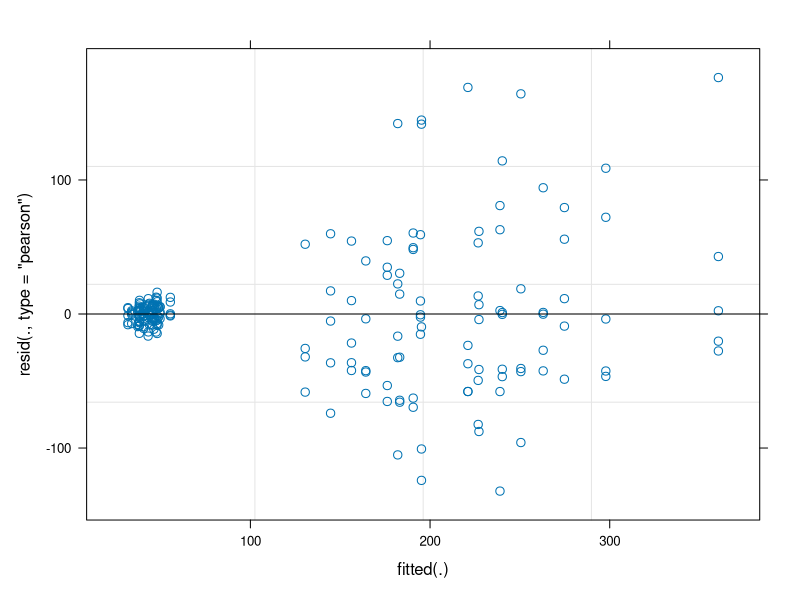
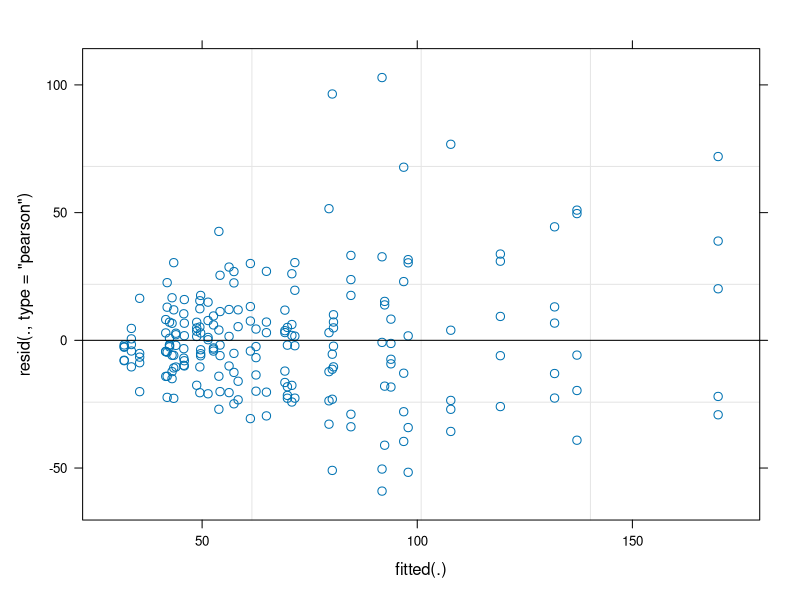
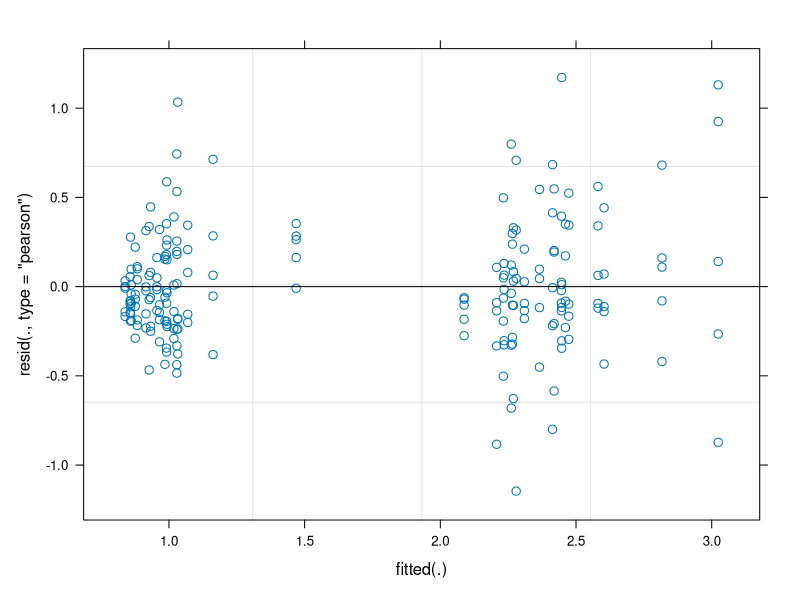
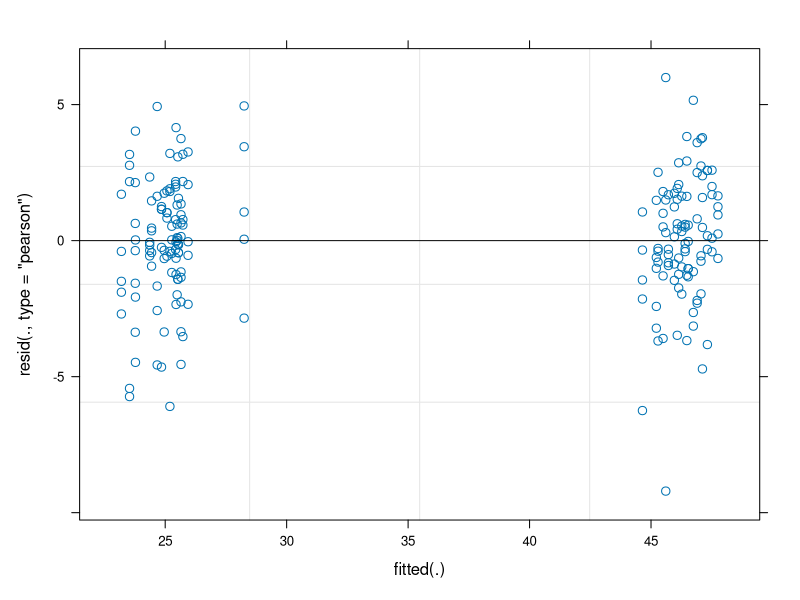
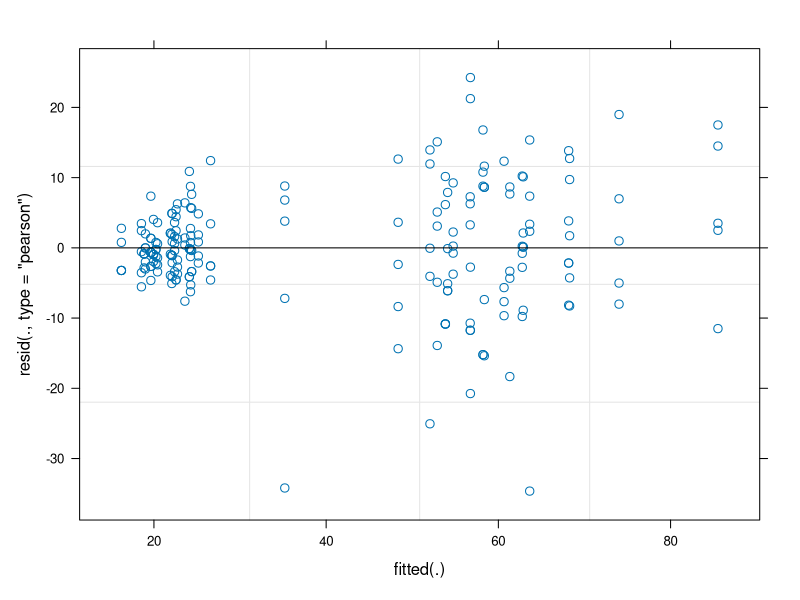
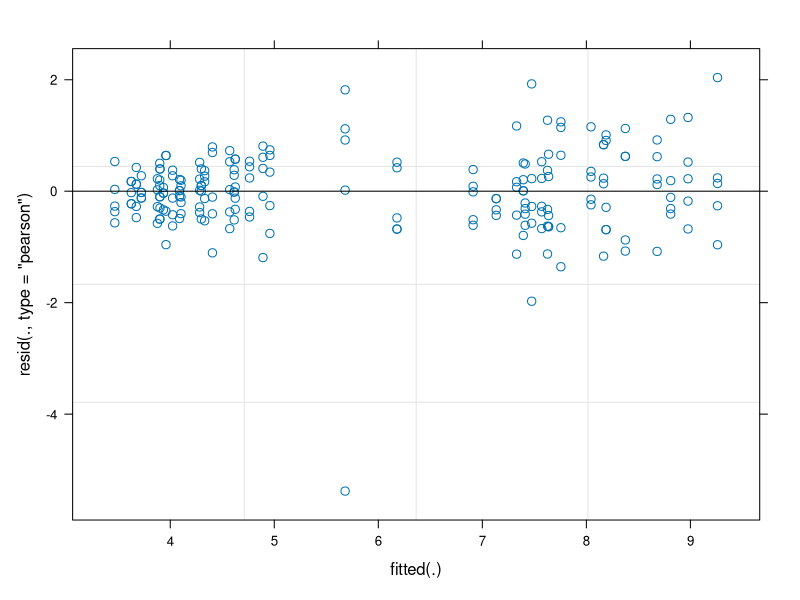
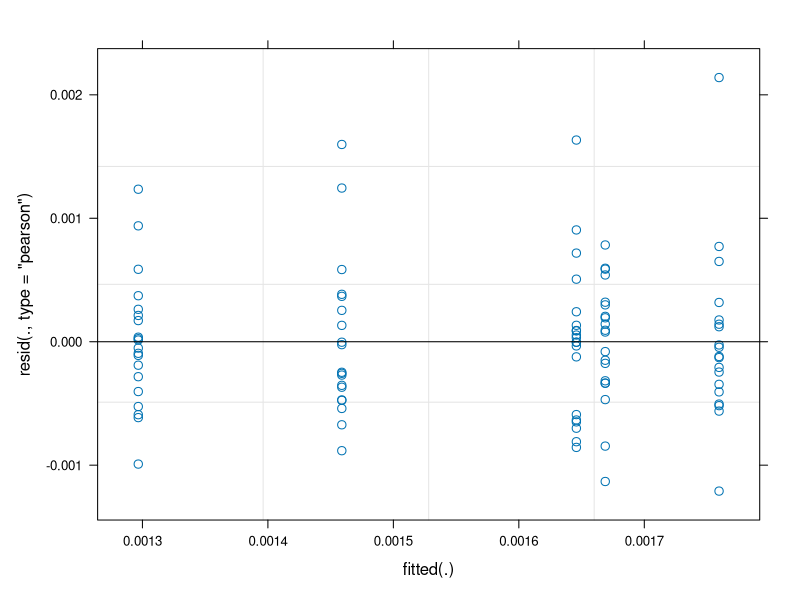
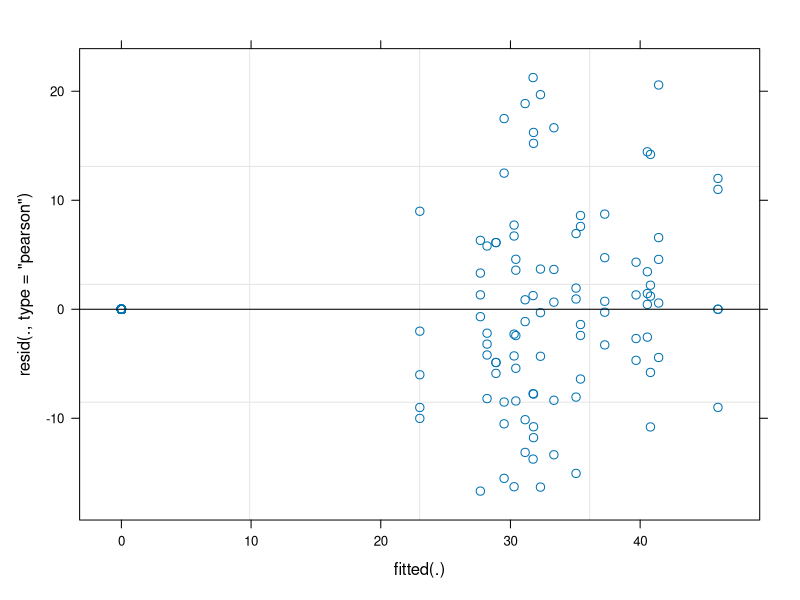

These charts were generated, in order, by the following R code: (Note: this script raises an error after producing the figures.)
## ---- chunk 1
# global options
knitr::opts_chunk$set(echo = TRUE)

# set working directory
setwd("~/Documents/Research/co-inoculation/coinoculation")

# load packages
library("tidyverse") # includes ggplot2, dplyr, readr, stringr
library("knitr") # produce the knitted doc
library("emmeans") # for posthoc data analysis
library("lme4") # linear mixed models
library("car") # ANOVA function for linear mixed models
library("gridExtra") # for arranging plots
library("cowplot")
## ---- chunk 2
tp_raw <- read_csv("all_data.csv")

# filter function to remove outliers
tp_all <- tp_raw %>% filter(!sample %in% c("InCtrl-2-r15", "733-17-r27", "717-6-r33")) %>% droplevels()
# create shoot:root ratio
tp_all$ratio <-tp_all$shoot_mass / tp_all$root_mass
#re-arrange order of treatments to make some figure look nicer
tp_all$treatment <- factor(tp_all$treatment, level = c("522", "702", "717", "733", "141", "522co141", "702co141", "717co141", "733co141", "InCtrl", "ExCtrl"))
# add in type col (to compare internal, external, and treated)
tp_all$type <- ifelse(tp_all$treatment == "InCtrl", "internal",
                    ifelse(tp_all$treatment == "ExCtrl", "external","treated"))
tp_all$type <- factor(tp_all$type, levels = c("internal","external","treated"))

#create column designating treatment group
tp_all$group <- ifelse(tp_all$treatment == "141", "Ensifer-only",
                       ifelse(tp_all$treatment == "522" , "single",
                              ifelse(tp_all$treatment == "702", "single",
                                     ifelse(tp_all$treatment == "717", "single",
                                            ifelse(tp_all$treatment == "733", "single",
                                                   ifelse(tp_all$treatment == "InCtrl", "control",
                                                          ifelse(tp_all$treatment == "ExCtrl", "control", "co-inoculated")))))))


tp_all_sum <- tp_all %>%
  group_by(type) %>%
  summarize(count = n(),
            # timepoint1 data
            # height
            mean_height1 = mean(height1, na.rm = TRUE), sd_height1 = sd(height1, na.rm = TRUE),
            SE_height1 = sd_height1/sqrt(count),
            # chlorophyll
            mean_chloro1 = mean(chloro1, na.rm = TRUE), sd_chloro1 = sd(chloro1, na.rm = TRUE),
            SE_chloro1 = sd_chloro1/sqrt(count),
            # leaf
            mean_leaf1 = mean(leaf1, na.rm = TRUE), sd_leaf1 = sd(leaf1, na.rm = TRUE),
            SE_leaf1 = sd_leaf1/sqrt(count),

            # timepoint2 data
            # height
            mean_height2 = mean(height2, na.rm = TRUE), sd_height2 = sd(height2, na.rm = TRUE),
            SE_height2 = sd_height2/sqrt(count),
            # chlorophyll
            mean_chloro2 = mean(chloro2, na.rm = TRUE), sd_chloro2 = sd(chloro2, na.rm = TRUE),
            SE_chloro2 = sd_chloro2/sqrt(count),
            # leaf
            mean_leaf2 = mean(leaf2, na.rm = TRUE), sd_leaf2 = sd(leaf2, na.rm = TRUE),
            SE_leaf2 = sd_leaf2/sqrt(count),

            # timepoint3 data
            # height
            mean_height3 = mean(height3, na.rm = TRUE), sd_height3 = sd(height3, na.rm = TRUE),
            SE_height3 = sd_height3/sqrt(count),
            # chlorophyll
            mean_chloro3 = mean(chloro3, na.rm = TRUE), sd_chloro3 = sd(chloro3, na.rm = TRUE),
            SE_chloro3 = sd_chloro3/sqrt(count),
            # leaf
            mean_leaf3 = mean(leaf3, na.rm = TRUE), sd_leaf3 = sd(leaf3, na.rm = TRUE),
            SE_leaf3 = sd_leaf3/sqrt(count),
            
            # timepoint4 data
            # height
            mean_height4 = mean(height4, na.rm = TRUE), sd_height4 = sd(height4, na.rm = TRUE),
            SE_height4 = sd_height4/sqrt(count),
            # chlorophyll
            mean_chloro4 = mean(chloro4, na.rm = TRUE), sd_chloro4 = sd(chloro4, na.rm = TRUE),
            SE_chloro4 = sd_chloro4/sqrt(count),
            # leaf
            mean_leaf4 = mean(leaf4, na.rm = TRUE), sd_leaf4 = sd(leaf4, na.rm = TRUE),
            SE_leaf4 = sd_leaf4/sqrt(count),
            
            # nodule dissection data
            # mean nodule mass per tube
            mean_nod_mass = mean(nod_mass, na.rm = TRUE),
            sd_nod_mass = sd(nod_mass, na.rm = TRUE),
            SE_nod_mass = sd_nod_mass/sqrt(count),
            # total nodules per tube
            mean_total_nod = mean(total_nod, na.rm = TRUE),
            sd_total_nod = sd(total_nod, na.rm = TRUE),
            SE_total_nod = sd_total_nod/sqrt(count),
            
            # biomass
            # mean shoot biomass (mg)
            mean_shoot_mass = mean(shoot_mass, na.rm = TRUE),
            sd_shoot_mass = sd(shoot_mass, na.rm = TRUE),
            SE_shoot_mass = sd_shoot_mass/sqrt(count),
            # mean root biomass (mg)
            mean_root_mass = mean(root_mass, na.rm = TRUE),
            sd_root_mass = sd(root_mass, na.rm = TRUE),
            SE_root_mass = sd_root_mass/sqrt(count),
            # ratio
            mean_ratio = mean(ratio, na.rm = TRUE),
            sd_ratio = sd(ratio, na.rm = TRUE),
            SE_ratio = sd_ratio/sqrt(count))
            # when adding more data, make sure to delete one of the ')' above in (count)) and add a comma

tp_all_long <- gather(tp_all, key = "trait", value = "measurement", height1:ratio)# use gather to stack the trait columns

tp_long_sum <- tp_all_long %>%
  group_by(type, trait) %>%
  summarize(count = n(),
            mean_trait = mean(measurement, na.rm = TRUE), sd_trait = sd(measurement, na.rm = TRUE),
            SE_trait = sd_trait/sqrt(count))
tp_long_sum$trait <- factor(tp_long_sum$trait, level = c("height1", "height2", "height3", "height4", "leaf1", "leaf2", "leaf3", "leaf4", "chloro1", "chloro2", "chloro3", "chloro4", "shoot_mass", "root_mass", "ratio", "nod_mass", "total_nod"))

# this includes controls
tp_long_sum_controlsplus <- tp_all_long %>%
  group_by(treatment, trait) %>%
  summarize(count = n(),
            mean_trait = mean(measurement, na.rm = TRUE), sd_trait = sd(measurement, na.rm = TRUE),
            SE_trait = sd_trait/sqrt(count))

tp_treated <- tp_all %>% # for ANOVA
  filter(type == "treated") %>%
  droplevels(.)

tp_treated_long <- gather(tp_treated, key = "trait", value = "measurement", height1:ratio)
tp_treated_long$trait <- factor(tp_treated_long$trait, level = c("height1", "height2", "height3", "height4", "leaf1", "leaf2", "leaf3", "leaf4", "chloro1", "chloro2", "chloro3", "chloro4", "shoot_mass", "root_mass", "ratio", "nod_mass", "total_nod"))

tp_treated_long_sum <- tp_treated_long %>%
  group_by(treatment, trait) %>%
  summarize(count = n(),
            mean_trait = mean(measurement, na.rm = TRUE), sd_trait = sd(measurement, na.rm = TRUE),
            SE_trait = sd_trait/sqrt(count))

#groups for chlorophyll through time
tp_treated_long_sum$chloro.time <- ifelse(tp_treated_long_sum$treatment == "141", "A", "B")
tp_treated_long_sum$timepoint <- ifelse(tp_treated_long_sum$trait == "height1", "1",
                    ifelse(tp_treated_long_sum$trait == "leaf1", "1",
                      ifelse(tp_treated_long_sum$trait == "chloro1", "1",
                        ifelse(tp_treated_long_sum$trait == "height2", "2",
                          ifelse(tp_treated_long_sum$trait == "leaf2", "2",
                            ifelse(tp_treated_long_sum$trait == "chloro2", "2",
                              ifelse(tp_treated_long_sum$trait == "height3", "3",
                                ifelse(tp_treated_long_sum$trait == "leaf3", "3",
                                  ifelse(tp_treated_long_sum$trait == "chloro3", "3", "4")))))))))

#groups for chlorophyll through time
tp_long_sum_controlsplus$chloro.time <- ifelse(tp_long_sum_controlsplus$treatment == "141", "A", "B")
tp_long_sum_controlsplus$timepoint <- ifelse(tp_long_sum_controlsplus$trait == "height1", "1",
                    ifelse(tp_long_sum_controlsplus$trait == "leaf1", "1",
                      ifelse(tp_long_sum_controlsplus$trait == "chloro1", "1",
                        ifelse(tp_long_sum_controlsplus$trait == "height2", "2",
                          ifelse(tp_long_sum_controlsplus$trait == "leaf2", "2",
                            ifelse(tp_long_sum_controlsplus$trait == "chloro2", "2",
                              ifelse(tp_long_sum_controlsplus$trait == "height3", "3",
                                ifelse(tp_long_sum_controlsplus$trait == "leaf3", "3",
                                  ifelse(tp_long_sum_controlsplus$trait == "chloro3", "3", "4")))))))))
## ---- chunk 3
lmm.all.shoot_mass <- lmer(shoot_mass ~ treatment + (1|rack), data = tp_all)
summary(lmm.all.shoot_mass)
(anova_lmm.all.shoot_mass <- Anova(lmm.all.shoot_mass, type = 2))
lmm.all.shoot_mass.emms <- emmeans(lmm.all.shoot_mass, pairwise ~ treatment)
lmm.all.shoot_mass.emms.sum <- summary(lmm.all.shoot_mass.emms, infer = c(TRUE,TRUE), adjust = "fdr")
write.csv(lmm.all.shoot_mass.emms.sum$contrasts, file= "./emmeans/emmeans_shoot_mass.csv")
plot(lmm.all.shoot_mass)

lmm.all.root_mass <- lmer(root_mass ~ treatment + (1|rack), data = tp_all)
summary(lmm.all.root_mass)
(anova_lmm.all.root_mass <- Anova(lmm.all.root_mass, type = 2))
lmm.all.root_mass.emms <- emmeans(lmm.all.root_mass, pairwise ~ treatment)
lmm.all.root_mass.emms.sum <- summary(lmm.all.root_mass.emms, infer = c(TRUE,TRUE), adjust = "fdr")
write.csv(lmm.all.root_mass.emms.sum$contrasts, file= "./emmeans/emmeans_root_mass.csv")
plot(lmm.all.root_mass)

lmm.all.ratio <- lmer(ratio ~ treatment + (1|rack), data = tp_all)
summary(lmm.all.ratio)
(anova_lmm.all.ratio <- Anova(lmm.all.ratio, type = 2))
lmm.all.ratio.emms <- emmeans(lmm.all.ratio, pairwise ~ treatment)
lmm.all.ratio.emms.sum <- summary(lmm.all.ratio.emms, infer = c(TRUE,TRUE), adjust = "fdr")
write.csv(lmm.all.ratio.emms.sum$contrasts, file= "./emmeans/emmeans_ratio.csv")
plot(lmm.all.ratio)

lmm.all.chloro4 <- lmer(chloro4 ~ treatment + (1|rack), data = tp_all)
summary(lmm.all.chloro4)
(anova_lmm.all.chloro4 <- Anova(lmm.all.chloro4, type = 2))
lmm.all.chloro4.emms <- emmeans(lmm.all.chloro4, pairwise ~ treatment)
lmm.all.chloro4.emms.sum <- summary(lmm.all.chloro4.emms, infer = c(TRUE,TRUE), adjust = "fdr")
write.csv(lmm.all.chloro4.emms.sum$contrasts, file= "./emmeans/emmeans_chloro4.csv")
plot(lmm.all.chloro4)

lmm.all.leaf4 <- lmer(leaf4 ~ treatment + (1|rack), data = tp_all)
summary(lmm.all.leaf4)
(anova_lmm.all.leaf4 <- Anova(lmm.all.leaf4, type = 2))
lmm.all.leaf4.emms <- emmeans(lmm.all.leaf4, pairwise ~ treatment)
lmm.all.leaf4.emms.sum <- summary(lmm.all.leaf4.emms, infer = c(TRUE,TRUE), adjust = "fdr")
write.csv(lmm.all.leaf4.emms.sum$contrasts, file= "./emmeans/emmeans_leaf4.csv")
plot(lmm.all.leaf4)

lmm.all.height4 <- lmer(height4 ~ treatment + (1|rack), data = tp_all)
summary(lmm.all.height4)
(anova_lmm.all.height4 <- Anova(lmm.all.height4, type = 2))
lmm.all.height4.emms <- emmeans(lmm.all.height4, pairwise ~ treatment)
lmm.all.height4.emms.sum <- summary(lmm.all.height4.emms, infer = c(TRUE,TRUE), adjust = "fdr")
write.csv(lmm.all.height4.emms.sum$contrasts, file= "./emmeans/emmeans_height4.csv")
plot(lmm.all.height4)

lmm.all.nod_mass <- lmer(nod_mass ~ treatment + (1|rack), data = tp_all)
summary(lmm.all.nod_mass)
(anova_lmm.all.nod_mass <- Anova(lmm.all.nod_mass, type = 2))
lmm.all.nod_mass.emms <- emmeans(lmm.all.nod_mass, pairwise ~ treatment)
lmm.all.nod_mass.emms.sum <- summary(lmm.all.nod_mass.emms, infer = c(TRUE,TRUE), adjust = "fdr")
write.csv(lmm.all.nod_mass.emms.sum$contrasts, file= "./emmeans/emmeans_nod_mass.csv")
plot(lmm.all.nod_mass)

lmm.all.total_nod <- lmer(total_nod ~ treatment + (1|rack), data = tp_all)
summary(lmm.all.total_nod)
(anova_lmm.all.total_nod <- Anova(lmm.all.total_nod, type = 2))
lmm.all.total_nod.emms <- emmeans(lmm.all.total_nod, pairwise ~ treatment)
lmm.all.total_nod.emms.sum <- summary(lmm.all.total_nod.emms, infer = c(TRUE,TRUE), adjust = "fdr")
write.csv(lmm.all.total_nod.emms.sum$contrasts, file= "./emmeans/emmeans_total_nod.csv")
plot(lmm.all.total_nod)

emmeans_all <- read.csv("./emmeans/emmeans_all.csv")
emmeans_all$significance <- ifelse(emmeans_all$p.value <= 0.05 & emmeans_all$p.value >= 0.01, "*",
                           ifelse(emmeans_all$p.value < 0.01 & emmeans_all$p.value >= 0.01, "**",
                                  ifelse(emmeans_all$p.value < 0.001 & emmeans_all$p.value >= 0.001, "**",
                                         ifelse(emmeans_all$p.value < 0.001 & emmeans_all$p.value >= 0.0001, "***",
                                                ifelse(emmeans_all$p.value < 0.0001, "****", "ns")))))
write.csv(emmeans_all, file="./emmeans/emmeans_all.csv")
## ---- chunk 4
# All treatments and controls
(boxplot.shoot_mass.all <- ggplot(tp_all , aes(x=treatment, y=shoot_mass)) +
  geom_boxplot() +
  xlab("Treatment") +
  ylab("Shoot mass (g)") +
  #ggtitle("Average nodule count per plant at week 4") +
  theme_minimal_hgrid() +
  theme(plot.title = element_text(hjust = 0.5), legend.position = "none")
  )
plot(boxplot.shoot_mass.all)
save_plot("./figures/boxplot_shoot_mass_all.png", boxplot.shoot_mass.all, base_asp = 3)

# 141 and co-inoculated only
(boxplot.shoot_mass <- ggplot(tp_all %>% filter(treatment == c("141", "522co141", "702co141", "717co141", "733co141")), aes(x=treatment, y=shoot_mass)) +
  geom_boxplot() +
  xlab("Treatment") +
  ylab("Shoot mass (g)") +
  #ggtitle("Average nodule count per plant at week 4") +
  theme_minimal_hgrid() +
  theme(plot.title = element_text(hjust = 0.5), legend.position = "none")
  )
plot(boxplot.shoot_mass)
save_plot("./figures/boxplot_shoot_mass.png", boxplot.shoot_mass, base_asp = 2)
## ---- chunk 5
# All treatments and controls
(boxplot.root_mass.all <- ggplot(tp_all , aes(x=treatment, y=root_mass)) +
  geom_boxplot() +
  xlab("Treatment") +
  ylab("Root mass (g)") +
  #ggtitle("Average nodule count per plant at week 4") +
  theme_minimal_hgrid() +
  theme(plot.title = element_text(hjust = 0.5), legend.position = "none")
  )
plot(boxplot.root_mass.all)
save_plot("./figures/boxplot_root_mass_all.png", boxplot.root_mass.all, base_asp = 3)

# 141 and co-inoculated only
(boxplot.root_mass <- ggplot(tp_all %>% filter(treatment == c("141", "522co141", "702co141", "717co141", "733co141")), aes(x=treatment, y=root_mass)) +
  geom_boxplot() +
  xlab("Treatment") +
  ylab("Root mass (g)") +
  #ggtitle("Average nodule count per plant at week 4") +
  theme_minimal_hgrid() +
  theme(plot.title = element_text(hjust = 0.5), legend.position = "none")
  )
plot(boxplot.root_mass)
save_plot("./figures/boxplot_root_mass.png", boxplot.root_mass, base_asp = 2)
## ---- chunk 6
# All treatments and controls
(boxplot.ratio.all <- ggplot(tp_all , aes(x=treatment, y=ratio)) +
  geom_boxplot() +
  xlab("Treatment") +
  ylab("Shoot:root mass ratio") +
  #ggtitle("Average nodule count per plant at week 4") +
  theme_minimal_hgrid() +
  theme(plot.title = element_text(hjust = 0.5), legend.position = "none")
  )
plot(boxplot.ratio.all)
save_plot("./figures/boxplot_ratio_all.png", boxplot.ratio.all, base_asp = 3)

# 141 and co-inoculated only
(boxplot.ratio <- ggplot(tp_all %>% filter(treatment == c("141", "522co141", "702co141", "717co141", "733co141")), aes(x=treatment, y=ratio)) +
  geom_boxplot() +
  xlab("Treatment") +
  ylab("Shoot:root mass ratio") +
  #ggtitle("Average nodule count per plant at week 4") +
  theme_minimal_hgrid() +
  theme(plot.title = element_text(hjust = 0.5), legend.position = "none")
  )
plot(boxplot.ratio)
save_plot("./figures/boxplot_ratio.png", boxplot.ratio, base_asp = 2)
## ---- chunk 7
# All treatments and controls
(boxplot.leaf.all <- ggplot(tp_all, aes(x=treatment, y=leaf4)) +
  geom_boxplot() +
  xlab("Treatment") +
  ylab("Leaf count") +
  #ggtitle("Average nodule count per plant at week 4") +
  theme_minimal_hgrid() +
  theme(plot.title = element_text(hjust = 0.5), legend.position = "none")
  )
plot(boxplot.leaf.all)
save_plot("./figures/boxplot_leaf_all.png", boxplot.leaf.all, base_asp = 3)

# 141 and co-inoculated only
(boxplot.leaf <- ggplot(tp_all %>% filter(treatment == c("141", "522co141", "702co141", "717co141", "733co141")), aes(x=treatment, y=leaf4)) +
  geom_boxplot() +
  xlab("Treatment") +
  ylab("Leaf count") +
  #ggtitle("Average nodule count per plant at week 4") +
  theme_minimal_hgrid() +
  theme(plot.title = element_text(hjust = 0.5), legend.position = "none")
  )
plot(boxplot.leaf)
save_plot("./figures/boxplot_leaf.png", boxplot.leaf, base_asp = 2)
## ---- chunk 8
# All treatments and controls
(boxplot.height4.all <- ggplot(tp_all , aes(x=treatment, y=height4)) +
  geom_boxplot() +
  xlab("Treatment") +
  ylab("Shoot height (cm)") +
  #ggtitle("Average nodule count per plant at week 4") +
  theme_minimal_hgrid() +
  theme(plot.title = element_text(hjust = 0.5), legend.position = "none")
  )
plot(boxplot.height4.all)
save_plot("./figures/boxplot_height4_all.png", boxplot.height4.all, base_asp = 3)

# 141 and co-inoculated only
(boxplot.height4 <- ggplot(tp_all %>% filter(treatment == c("141", "522co141", "702co141", "717co141", "733co141")), aes(x=treatment, y=height4)) +
  geom_boxplot() +
  xlab("Treatment") +
  ylab("Shoot height (cm)") +
  #ggtitle("Average nodule count per plant at week 4") +
  theme_minimal_hgrid() +
  theme(plot.title = element_text(hjust = 0.5), legend.position = "none")
  )
plot(boxplot.height4)
save_plot("./figures/boxplot_height4.png", boxplot.height4, base_asp = 2)
## ---- chunk 9
# All treatments and controls
(boxplot.chloro4.all <- ggplot(tp_all , aes(x=treatment, y=chloro4)) +
  geom_boxplot() +
  xlab("Treatment") +
  ylab("Chlorophyll content (SPAD)") +
  #ggtitle("Average nodule count per plant at week 4") +
  theme_minimal_hgrid() +
  theme(plot.title = element_text(hjust = 0.5), legend.position = "none")
  )
plot(boxplot.chloro4.all)
save_plot("./figures/boxplot_chloro4_all.png", boxplot.chloro4.all, base_asp = 3)

# 141 and co-inoculated only
(boxplot.chloro4 <- ggplot(tp_all %>% filter(treatment == c("141", "522co141", "702co141", "717co141", "733co141")), aes(x=treatment, y=chloro4)) +
  geom_boxplot() +
  xlab("Treatment") +
  ylab("Chlorophyll content (SPAD)") +
  #ggtitle("Average nodule count per plant at week 4") +
  theme_minimal_hgrid() +
  theme(plot.title = element_text(hjust = 0.5), legend.position = "none")
  )
plot(boxplot.chloro4)
save_plot("./figures/boxplot_chloro4.png", boxplot.chloro4, base_asp = 2)
## ---- chunk 10
# boxplot, all treatments and controls
(boxplot.total_nod.all <- ggplot(tp_all, aes(x=treatment, y=total_nod)) +
  geom_boxplot() +
  xlab("Treatment") +
  ylab("Nodule count") +
  #ggtitle("Average nodule count per plant at week 4") +
  theme_minimal_hgrid() +
  theme(plot.title = element_text(hjust = 0.5), legend.position = "none")
  )
plot(boxplot.total_nod.all)
save_plot("./figures/boxplot_nodule_count_all.png", boxplot.total_nod.all, base_asp = 3)

# boxplot, 141 and co-inoculated treatments only
(boxplot.total_nod <- ggplot(tp_all %>% filter(treatment == c("141", "522co141", "702co141", "717co141", "733co141")), aes(x=treatment, y=total_nod)) +
  geom_boxplot() +
  xlab("Treatment") +
  ylab("Nodule count") +
  #ggtitle("Average nodule count per plant at week 4") +
  theme_minimal_hgrid() +
  theme(plot.title = element_text(hjust = 0.5), legend.position = "none")
  )
plot(boxplot.total_nod.nErm)
save_plot("./figures/boxplot_nodule_count.png", boxplot.total_nod, base_asp = 2)
## ---- chunk 11
# boxplot, all treatments and controls
(boxplot.nod_mass.all <- ggplot(tp_all, aes(x=treatment, y=(nod_mass)*1000)) +
  geom_boxplot() +
  xlab("Treatment") +
  ylab("Average nodule mass (mg)") +
  #ggtitle("Average nodule count per plant at week 4") +
  theme_minimal_hgrid() +
  theme(plot.title = element_text(hjust = 0.5), legend.position = "none")
  )
plot(boxplot.nodule_mass.all)
save_plot("./figures/boxplot_nod_mass_all.png", boxplot.nod_mass.all, base_asp = 3)

# boxplot, 141 and co-inoculated treatments only
(boxplot.nod_mass <- ggplot(tp_all %>% filter(treatment == c("141", "522co141", "702co141", "717co141", "733co141")), aes(x=treatment, y=(nod_mass)*1000)) +
  geom_boxplot() +
  xlab("Treatment") +
  ylab("Average nodule mass (mg)") +
  #ggtitle("Average nodule count per plant at week 4") +
  theme_minimal_hgrid() +
  theme(plot.title = element_text(hjust = 0.5), legend.position = "none")
  )
plot(boxplot.nod_mass)
save_plot("./figures/boxplot_nod_mass.png", boxplot.nod_mass, base_asp = 2)
